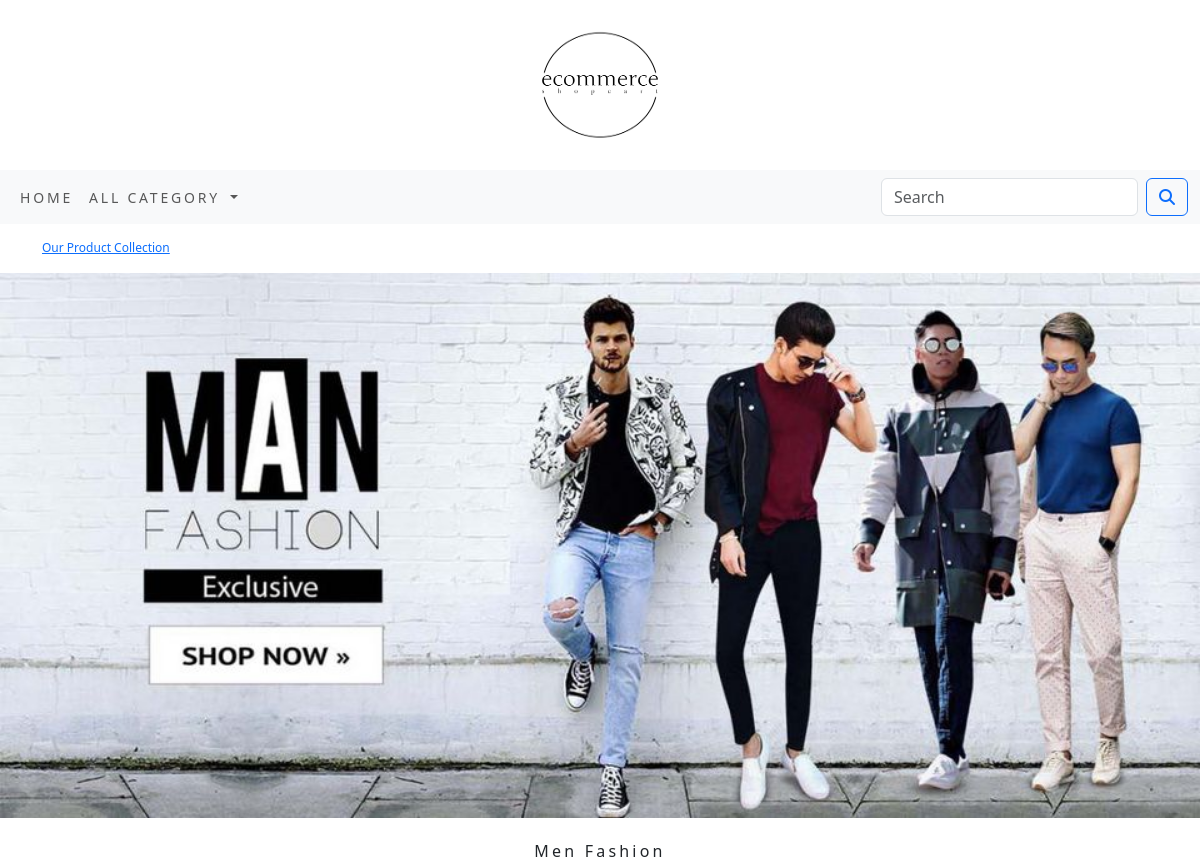
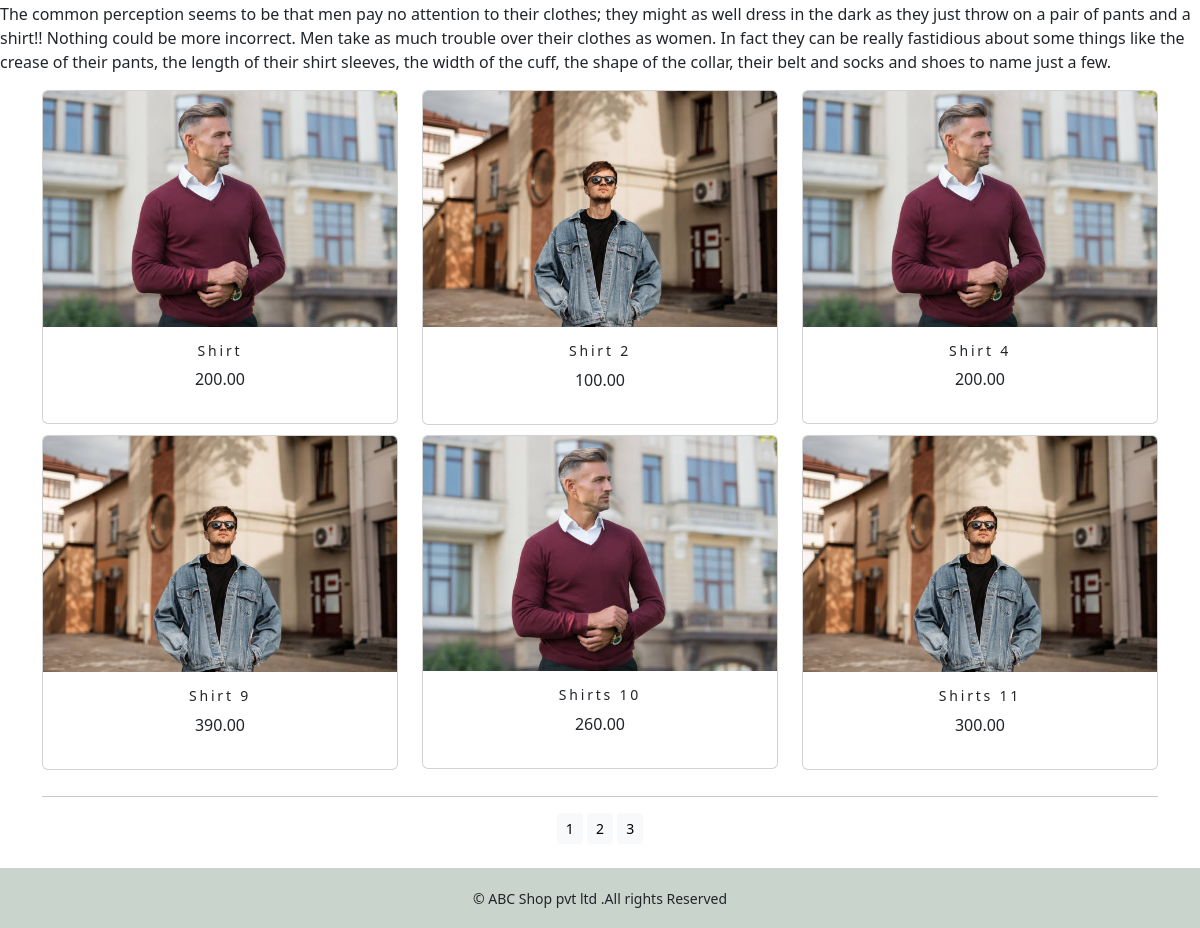
The app's page /ecommerce_app/men-fashion/ with its own data (2 pictures, top to bottom).
### ecommerce_app/models.py (models this page shows, shortened)
class Category(models.Model):
     name=models.CharField(max_length=250,unique=True)
     slug=models.SlugField(max_length=250,unique=True)
     description=models.TextField(blank=True)
     image=models.ImageField(upload_to='category',blank=True)
     class Meta:
         ordering=('name',)
         verbose_name='category'
         verbose_name_plural='categories'
     def get_url(self):
          return reverse('ecommerce_app:products_by_category',args=[self.slug])

class Product(models.Model):
     name=models.CharField(max_length=250,unique=True)
     slug=models.SlugField(max_length=250,unique=True)
     description=models.TextField(blank=True)
     price=models.DecimalField(max_digits=10,decimal_places=2)
     category=models.ForeignKey(Category,on_delete=models.CASCADE)
     image=models.ImageField(upload_to='product',blank=True)
     stock=models.IntegerField()
     available=models.BooleanField(default=True)
     created=models.DateTimeField(auto_now_add=True)
     updated=models.DateTimeField(auto_now=True)
     def get_url(self):
         return reverse('ecommerce_app:proCatdetail',args=[self.category.slug,self.slug])
     class Meta:
         ordering=('name',)
         verbose_name='product'
         verbose_name_plural='products'

### ecommerce_app/views.py (the view)
# urls.py: path('', views.allProCat,name='allProCat'),
def allProCat(request,slug=None):
    c_page=None
    products_list=None
    if slug:
        c_page=get_object_or_404(Category,slug=slug)
        products_list=Product.objects.all().filter(category=c_page,available=True)
    else:
        products_list=Product.objects.all().filter(available=True)
    paginator=Paginator(products_list,6)
    try:
        page=int(request.GET.get('page','1'))
    except:
        page=1
    try:
        products=paginator.page(page)
    except (EmptyPage,InvalidPage):
        products=paginator.page(paginator.num_pages)
    return render(request, 'category.html',{'category':c_page,'products':products})

### cart_app/context_processors.py (called while the page is built)
def counter(request):
     item_count=0
     if 'admin' in request.path:
          return {}
     else:
          try:
               cart=Cart.objects.filter(cart_id=_cart_id(request))
               cart_items=CartItem.objects.all().filter(cart=cart[:1])
               for cart_item in cart_items:
                    item_count += cart_item.quantity
          except Cart.DoesNotExist:
               item_count = 0
     return dict(item_count=item_count)

### cart_app/views.py (called while the page is built)
def _cart_id(request):
    cart=request.session.session_key
    if not cart:
        cart=request.session.create()
    return cart

### ecommerce_app/context_processors.py (called while the page is built)
def menu_links(request):
    links=Category.objects.all()
    return dict(links=links)

### templates/category.html (shortened to what this page needs)
{% extends 'base.html' %}
{% load static %}
{% block content %}
    {% if category %}
        <div class="container">
            <div class="row my_row_class">
                <div class="mx_auto">
                    <p><a href="{% url 'ecommerce_app:allProCat' %}">Our Product Collection</a></p>
                </div>
            </div>
        </div>
    {% endif %}
<div class="mx_auto">
    {% if category %}
        <img class="my_img"  src="{{category.image.url}}" alt="{{category.name }} image" width="500" height="500">
</div>
    <br>
    <div>
        <h1 class="text-center my_title">{{category.name}}</h1>
        <p class="text-justify">{{category.description}}</p>
    </div>
    {% endif %}
<div class="container">
    <div class="row mx_auto">
        {% for product in products.object_list %}
            <div class="my_bottom_margin col-9 col-sm-12 col-md-4 xol-lg-4">
                <div class="card text-center" style="min-width:18rem;">
                    <a href="{{product.get_url}}"><img class="card-img-top my_img" src="{{product.image.url}}"  alt="{{product.name}}"></a>
                    <div class="card-body">
                        <h4>{{product.name}}</h4>
                        <p>{{product.price}}</p>
                    </div>
                </div>
            </div>
        {% endfor %}
    </div>
    <div class="mx-auto">
        {% if products.paginator.num_pages > 1 %}
        <hr>
        <div class="text-center">
            {% for pg in products.paginator.page_range %}
            <a href="?page={{pg}} {% if products.number == pg %}active{% endif %}" class="btn btn-light btn-sm btn-block">{{pg}}</a>
            {% endfor %}
        </div>
        {% endif %}
    </div>
    <br>
</div>
{% endblock %}

### static/css/custom.css (style rules this page uses)
.my_row_class { padding-top:15px; }
.my_row_class .mx_auto { color:#03fc13; font-size:12px; }
.my_img { width:100%; height:auto; }
.my_title { font-size:16px; text_transform:uppercase; letter-spacing:.2em; }
.my_bottom_margin { margin-bottom:10px; }
.card-body h4 { font-size:14px; letter-spacing:.2em; }

### records on screen
Category: image (picture), name "Men Fashion", description "The common perception seems to be that men pay no attention to their clothes; they might as well dress in the dark as they just throw on a pair of pants and a shirt!! Nothing could be more incorrect. Men take as much trouble over their clothes as women. In fact they can be really fastidious about some things like the crease of their pants, the length of their shirt sleeves, the width of the cuff, the shape of the collar, their belt and socks and shoes to name just a few."
Product: image (picture), name "Shirt", price "200.00"
Product: image (picture), name "Shirt 2", price "100.00"
Product: image (picture), name "Shirt 4", price "200.00"
Product: image (picture), name "Shirt 9", price "390.00"
Product: image (picture), name "Shirts 10", price "260.00"
Product: image (picture), name "Shirts 11", price "300.00"

### other values on screen
{{ pg }} "1" "2" "3"
